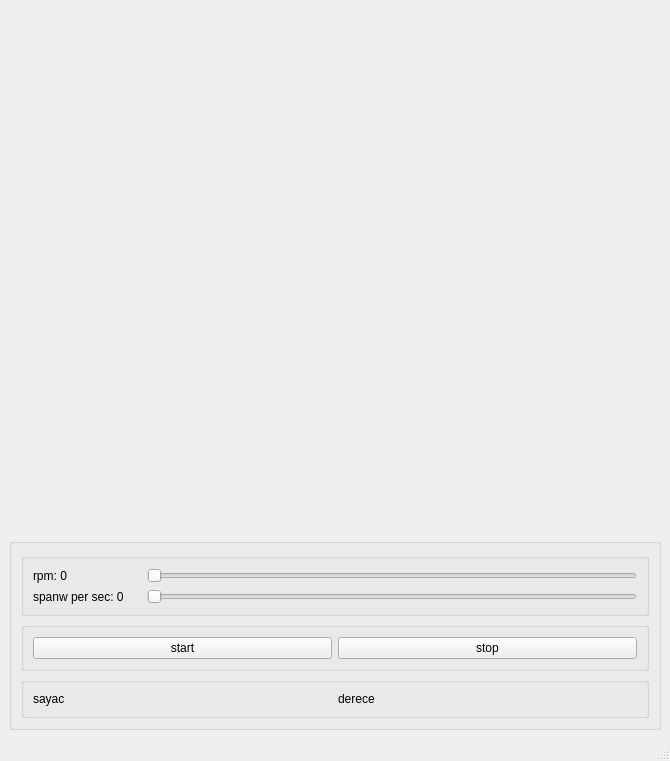
<?xml version="1.0" encoding="UTF-8"?>
<ui version="4.0">
 <class>MainWindow</class>
 <widget class="QMainWindow" name="MainWindow">
  <property name="geometry">
   <rect>
    <x>0</x>
    <y>0</y>
    <width>670</width>
    <height>761</height>
   </rect>
  </property>
  <property name="windowTitle">
   <string>MainWindow</string>
  </property>
  <widget class="QWidget" name="centralwidget">
   <layout class="QVBoxLayout" name="verticalLayout_3">
    <item>
     <layout class="QVBoxLayout" name="verticalLayout_2">
      <item>
       <spacer name="verticalSpacer">
        <property name="orientation">
         <enum>Qt::Vertical</enum>
        </property>
        <property name="sizeHint" stdset="0">
         <size>
          <width>20</width>
          <height>40</height>
         </size>
        </property>
       </spacer>
      </item>
      <item>
       <layout class="QHBoxLayout" name="horizontalLayout_3">
        <item>
         <widget class="QGroupBox" name="groupBox_4">
          <property name="title">
           <string/>
          </property>
          <layout class="QVBoxLayout" name="verticalLayout">
           <item>
            <widget class="QGroupBox" name="groupBox_3">
             <property name="title">
              <string/>
             </property>
             <layout class="QFormLayout" name="formLayout">
              <item row="1" column="0">
               <widget class="QLabel" name="spawnRateLabel">
                <property name="text">
                 <string>spanw per sec: 0     </string>
                </property>
               </widget>
              </item>
              <item row="0" column="0">
               <widget class="QLabel" name="rpmLabel">
                <property name="text">
                 <string>rpm: 0</string>
                </property>
               </widget>
              </item>
              <item row="0" column="1">
               <widget class="QSlider" name="horizontalSlider">
                <property name="maximum">
                 <number>100</number>
                </property>
                <property name="orientation">
                 <enum>Qt::Horizontal</enum>
                </property>
               </widget>
              </item>
              <item row="1" column="1">
               <widget class="QSlider" name="spawnRateSlider">
                <property name="minimum">
                 <number>0</number>
                </property>
                <property name="maximum">
                 <number>100</number>
                </property>
                <property name="value">
                 <number>0</number>
                </property>
                <property name="orientation">
                 <enum>Qt::Horizontal</enum>
                </property>
               </widget>
              </item>
             </layout>
            </widget>
           </item>
           <item>
            <widget class="QGroupBox" name="groupBox">
             <property name="title">
              <string/>
             </property>
             <layout class="QHBoxLayout" name="horizontalLayout">
              <item>
               <widget class="QPushButton" name="startButton">
                <property name="text">
                 <string>start</string>
                </property>
               </widget>
              </item>
              <item>
               <widget class="QPushButton" name="stopButton">
                <property name="text">
                 <string>stop</string>
                </property>
               </widget>
              </item>
             </layout>
            </widget>
           </item>
           <item>
            <widget class="QGroupBox" name="groupBox_2">
             <property name="title">
              <string/>
             </property>
             <layout class="QHBoxLayout" name="horizontalLayout_2">
              <item>
               <widget class="QLabel" name="sayacLabel">
                <property name="text">
                 <string>sayac</string>
                </property>
               </widget>
              </item>
              <item>
               <widget class="QLabel" name="degreeLabel">
                <property name="text">
                 <string>derece</string>
                </property>
               </widget>
              </item>
             </layout>
            </widget>
           </item>
          </layout>
         </widget>
        </item>
       </layout>
      </item>
     </layout>
    </item>
   </layout>
  </widget>
  <widget class="QMenuBar" name="menubar">
   <property name="geometry">
    <rect>
     <x>0</x>
     <y>0</y>
     <width>670</width>
     <height>21</height>
    </rect>
   </property>
  </widget>
  <widget class="QStatusBar" name="statusbar"/>
 </widget>
 <resources/>
 <connections/>
</ui>
